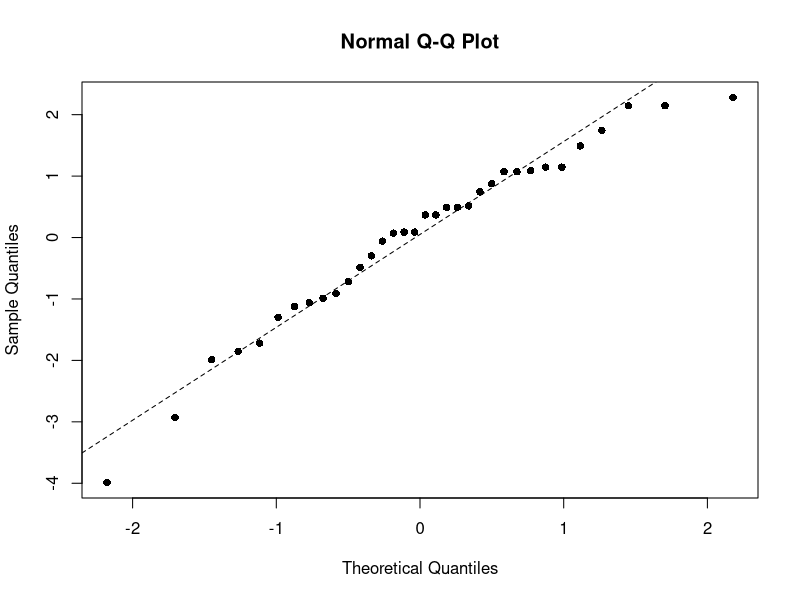
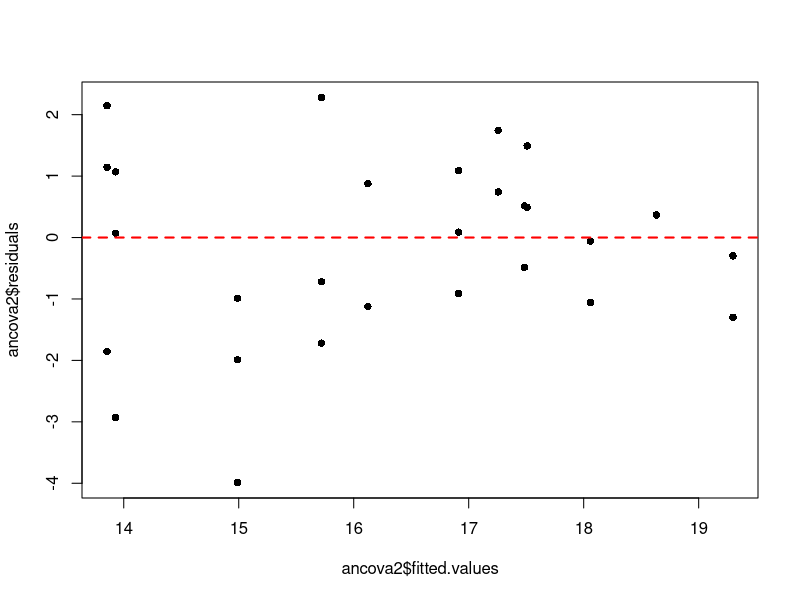

The R source for these figures, in order: (Note: this script raises an error after producing the figures.)
# Decima Primeira Aula 07/11/2023

# library(GGally)
# library(emmeans)
# library(multcomp)

# Estudar sobre ANOVA Fatorial

# ANCOVA

read.table("dados_anova.txt", header=T)
dados<-read.table("dados_anova.txt", header=T)

View(dados)

attach(dados)

# ANCOVA usamos quando ha duas variaveis preditoras (uma numerica e outra categorica)

# Queremos saber se a autoestima da pessoa esta relacionada com 
# O peso que a pessoa perde em cada tratamento (numerica)
# O tipo de tratamento (controle, dieta e dieta com exercicios) (categorica)

# Variaveis Preditoras
# Tratamento (group) e Perda de Peso (wl3)

# Variaveis Resposta
# Autoestima (se3)

# Atentendo os pressupostos da ANCOVA
dados$group <- as.factor(dados$group)
dados$se3 <- as.numeric(dados$se3)
dados$wl3 <- as.numeric(dados$wl3)

# Teste de normalidade dos residuos
# AOV ou LM fazem a mesma coisa (sao pacotes diferentes para redundancia 
# e compatibilidade)

ancova <- aov(se3 ~ group*wl3)
ancova2 <- lm(se3 ~ group*wl3)

# apenas consigo acessar o valor de p se eu usar a funcao summary
summary(ancova)

# Esse summary da mais informacoes de diferentes valores de P
# Ele busca por pontos nos dados onde estao as diferencas significativas
# CUIDADO
summary(ancova2)

# Se for usar LM, use assim
ancova3 <- lm(se3 ~ group:wl3)
summary(ancova3)

# Eu olho o valor de P da interacao entre as variaveis preditoras e elas isoladas
# Valor de P grupo e wl3 nao significativo
# Valor de wl3 e grupo significativo separadamente
# Logo, nao ha interacao significativa entre grupo e wl3

# A perda de peso interefere na autoestima
# O tipo de tratamento (controle, dieta e dieta com exercicios) interfere na autoestima
# A perda de peso e o tipo de tratamento nao interagem entre si de forma significativa

qqnorm(ancova2$residuals, pch=16)
qqline(ancova2$residuals, lty=2)

shapiro.test(ancova2$residuals) # > 0.05 OK

# Teste de homogeneidade de variâncias (homocedasticidade)

# Nao posso usar o teste de chapisco (shapiro) para ANCOVA

# Devemos observar se os pontos estao aleatoriamente distribuidos 
# de forma homogenea (sem aglomerados, dos dois lados dos quadrantes
# divididos pela linha pontilhada)
plot(ancova2$residuals ~ ancova2$fitted.values, pch=16)
abline(h=0, lty=2, col="red", lwd=2)

# Editar manualmente a cor do grafico
ggplot(dados, aes(x=wl3, y=se3, color=group)) + geom_point() + geom_smooth(method=lm) + theme_bw()


# REGRESSÃO LINEAR SIMPLES

# Duas variaveis lineares numericas / continuas (uma preditora e uma resposta)

# Pressupostos da regressao linear
# 1. Normalidade dos residuos
# 2. Homocedasticidade

# Exemplo:
# Queremos saber se a perda de peso (wl3) esta relacionada com a autoestima (se3)

# Atendendo Pressupostos
dados$se3 <- as.numeric(dados$se3)
dados$wl3 <- as.numeric(dados$wl3)

# Teste de normalidade dos residuos
